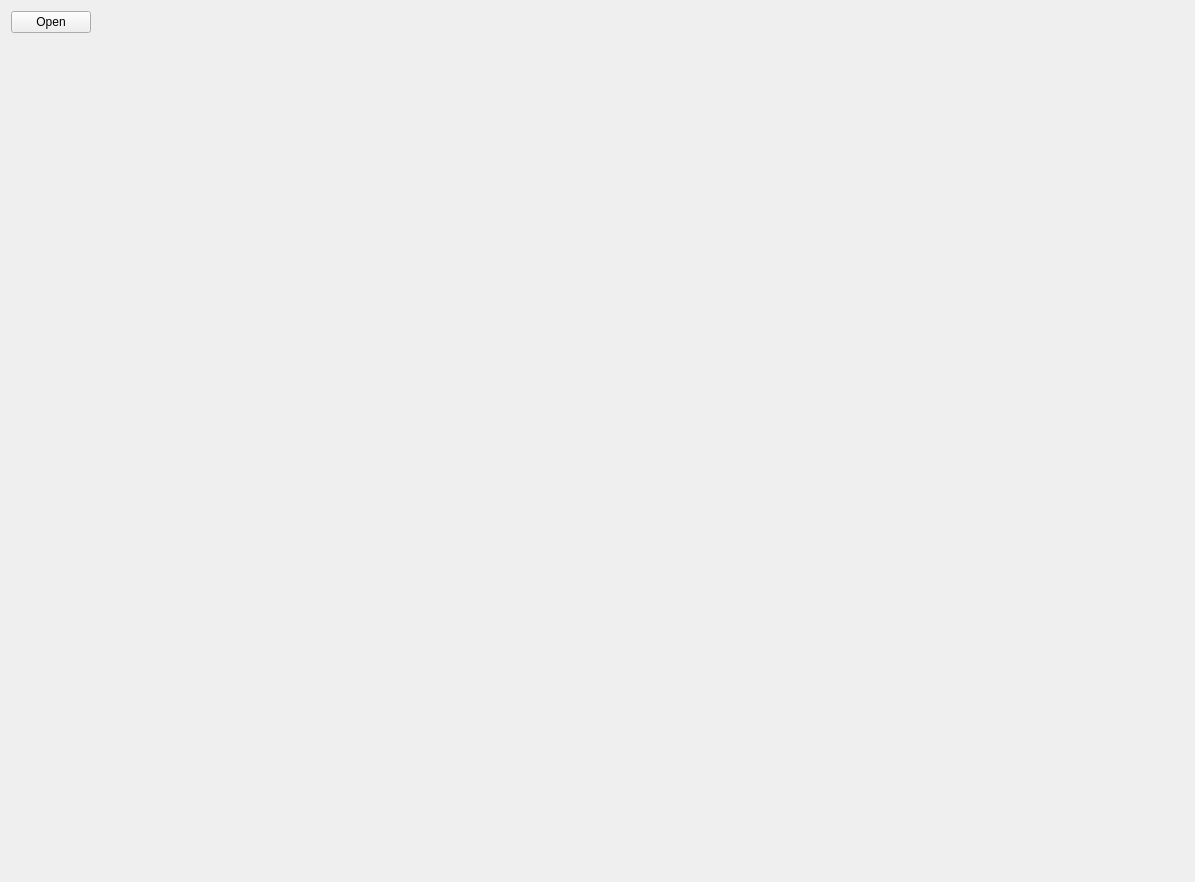
<?xml version="1.0" encoding="UTF-8"?>
<ui version="4.0">
 <class>FormResources</class>
 <widget class="QWidget" name="FormResources">
  <property name="geometry">
   <rect>
    <x>0</x>
    <y>0</y>
    <width>1195</width>
    <height>882</height>
   </rect>
  </property>
  <property name="windowTitle">
   <string>Form</string>
  </property>
  <layout class="QVBoxLayout" name="verticalLayout_3">
   <item>
    <layout class="QHBoxLayout" name="horizontalLayout_2">
     <item>
      <layout class="QVBoxLayout" name="verticalLayout">
       <item>
        <layout class="QHBoxLayout" name="horizontalLayout">
         <item>
          <widget class="QPushButton" name="pushButtonOpen">
           <property name="text">
            <string>Open</string>
           </property>
          </widget>
         </item>
         <item>
          <spacer name="horizontalSpacer">
           <property name="orientation">
            <enum>Qt::Horizontal</enum>
           </property>
           <property name="sizeHint" stdset="0">
            <size>
             <width>40</width>
             <height>20</height>
            </size>
           </property>
          </spacer>
         </item>
        </layout>
       </item>
       <item>
        <widget class="QStackedWidget" name="stackedWidget">
         <property name="currentIndex">
          <number>1</number>
         </property>
         <widget class="QWidget" name="FileDialog"/>
         <widget class="QWidget" name="page_4"/>
        </widget>
       </item>
      </layout>
     </item>
     <item>
      <layout class="QVBoxLayout" name="verticalLayout_2">
       <item>
        <widget class="ChessBoard" name="Board" native="true">
         <property name="minimumSize">
          <size>
           <width>200</width>
           <height>200</height>
          </size>
         </property>
        </widget>
       </item>
       <item>
        <spacer name="verticalSpacer">
         <property name="orientation">
          <enum>Qt::Vertical</enum>
         </property>
         <property name="sizeHint" stdset="0">
          <size>
           <width>20</width>
           <height>40</height>
          </size>
         </property>
        </spacer>
       </item>
      </layout>
     </item>
    </layout>
   </item>
  </layout>
 </widget>
 <customwidgets>
  <customwidget>
   <class>ChessBoard</class>
   <extends>QWidget</extends>
   <header>chessboard.h</header>
   <container>1</container>
  </customwidget>
 </customwidgets>
 <resources/>
 <connections/>
</ui>
